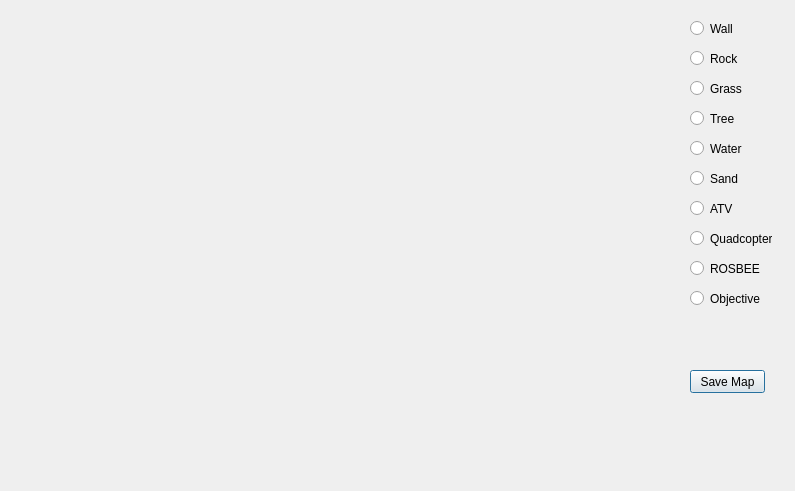
<?xml version="1.0" encoding="UTF-8"?>
<ui version="4.0">
 <class>Editor</class>
 <widget class="QDialog" name="Editor">
  <property name="geometry">
   <rect>
    <x>0</x>
    <y>0</y>
    <width>795</width>
    <height>491</height>
   </rect>
  </property>
  <property name="windowTitle">
   <string>Dialog</string>
  </property>
  <widget class="QRadioButton" name="Wall">
   <property name="geometry">
    <rect>
     <x>690</x>
     <y>20</y>
     <width>82</width>
     <height>17</height>
    </rect>
   </property>
   <property name="text">
    <string>Wall</string>
   </property>
  </widget>
  <widget class="QRadioButton" name="Rock">
   <property name="geometry">
    <rect>
     <x>690</x>
     <y>50</y>
     <width>82</width>
     <height>17</height>
    </rect>
   </property>
   <property name="text">
    <string>Rock</string>
   </property>
  </widget>
  <widget class="QRadioButton" name="Grass">
   <property name="geometry">
    <rect>
     <x>690</x>
     <y>80</y>
     <width>82</width>
     <height>17</height>
    </rect>
   </property>
   <property name="text">
    <string>Grass</string>
   </property>
  </widget>
  <widget class="QRadioButton" name="Tree">
   <property name="geometry">
    <rect>
     <x>690</x>
     <y>110</y>
     <width>82</width>
     <height>17</height>
    </rect>
   </property>
   <property name="text">
    <string>Tree</string>
   </property>
  </widget>
  <widget class="QRadioButton" name="Water">
   <property name="geometry">
    <rect>
     <x>690</x>
     <y>140</y>
     <width>82</width>
     <height>17</height>
    </rect>
   </property>
   <property name="text">
    <string>Water</string>
   </property>
  </widget>
  <widget class="QRadioButton" name="Sand">
   <property name="geometry">
    <rect>
     <x>690</x>
     <y>170</y>
     <width>82</width>
     <height>17</height>
    </rect>
   </property>
   <property name="text">
    <string>Sand</string>
   </property>
  </widget>
  <widget class="QRadioButton" name="ATV">
   <property name="geometry">
    <rect>
     <x>690</x>
     <y>200</y>
     <width>82</width>
     <height>17</height>
    </rect>
   </property>
   <property name="text">
    <string>ATV</string>
   </property>
  </widget>
  <widget class="QRadioButton" name="Quadcopter">
   <property name="geometry">
    <rect>
     <x>690</x>
     <y>230</y>
     <width>82</width>
     <height>17</height>
    </rect>
   </property>
   <property name="text">
    <string>Quadcopter</string>
   </property>
  </widget>
  <widget class="QRadioButton" name="ROSBEE">
   <property name="geometry">
    <rect>
     <x>690</x>
     <y>260</y>
     <width>82</width>
     <height>17</height>
    </rect>
   </property>
   <property name="text">
    <string>ROSBEE</string>
   </property>
  </widget>
  <widget class="QRadioButton" name="Objective">
   <property name="geometry">
    <rect>
     <x>690</x>
     <y>290</y>
     <width>82</width>
     <height>17</height>
    </rect>
   </property>
   <property name="text">
    <string>Objective</string>
   </property>
  </widget>
  <widget class="QPushButton" name="SaveMap">
   <property name="geometry">
    <rect>
     <x>690</x>
     <y>370</y>
     <width>75</width>
     <height>23</height>
    </rect>
   </property>
   <property name="text">
    <string>Save Map</string>
   </property>
  </widget>
 </widget>
 <resources/>
 <connections/>
</ui>
